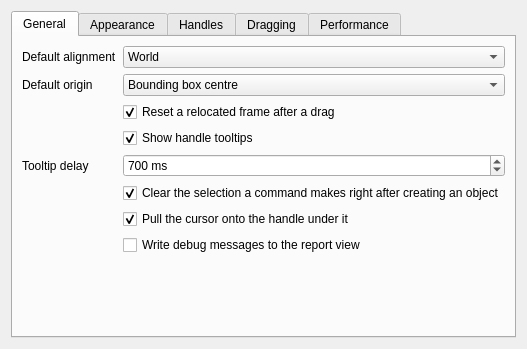
<?xml version="1.0" encoding="UTF-8"?>
<ui version="4.0">
 <class>AxelPreferences</class>
 <widget class="QWidget" name="AxelPreferences">
  <property name="windowTitle">
   <string>Axel</string>
  </property>
  <layout class="QVBoxLayout" name="rootLayout">
   <item>
    <widget class="QTabWidget" name="tabs">
     <property name="currentIndex">
      <number>0</number>
     </property>
     <widget class="QWidget" name="tabGeneral">
      <attribute name="title">
       <string>General</string>
      </attribute>
      <layout class="QFormLayout" name="generalLayout">
       <item row="0" column="0">
        <widget class="QLabel" name="labelAlignment">
         <property name="text">
          <string>Default alignment</string>
         </property>
        </widget>
       </item>
       <item row="0" column="1">
        <widget class="Gui::PrefComboBox" name="AlignmentDefault">
         <property name="toolTip">
          <string>Axes of the manipulator frame for a new selection</string>
         </property>
         <property name="prefEntry">
          <cstring>AlignmentDefault</cstring>
         </property>
         <property name="prefPath">
          <cstring>Mod/Axel</cstring>
         </property>
         <item>
          <property name="text">
           <string>World</string>
          </property>
         </item>
         <item>
          <property name="text">
           <string>Working plane</string>
          </property>
         </item>
         <item>
          <property name="text">
           <string>Object</string>
          </property>
         </item>
         <item>
          <property name="text">
           <string>View</string>
          </property>
         </item>
        </widget>
       </item>
       <item row="1" column="0">
        <widget class="QLabel" name="labelOrigin">
         <property name="text">
          <string>Default origin</string>
         </property>
        </widget>
       </item>
       <item row="1" column="1">
        <widget class="Gui::PrefComboBox" name="OriginDefault">
         <property name="prefEntry">
          <cstring>OriginDefault</cstring>
         </property>
         <property name="prefPath">
          <cstring>Mod/Axel</cstring>
         </property>
         <item>
          <property name="text">
           <string>Bounding box centre</string>
          </property>
         </item>
         <item>
          <property name="text">
           <string>Placement origin</string>
          </property>
         </item>
        </widget>
       </item>
       <item row="2" column="1">
        <widget class="Gui::PrefCheckBox" name="AutoReset">
         <property name="text">
          <string>Reset a relocated frame after a drag</string>
         </property>
         <property name="checked">
          <bool>true</bool>
         </property>
         <property name="prefEntry">
          <cstring>AutoReset</cstring>
         </property>
         <property name="prefPath">
          <cstring>Mod/Axel</cstring>
         </property>
        </widget>
       </item>
       <item row="3" column="1">
        <widget class="Gui::PrefCheckBox" name="ShowTooltips">
         <property name="text">
          <string>Show handle tooltips</string>
         </property>
         <property name="checked">
          <bool>true</bool>
         </property>
         <property name="prefEntry">
          <cstring>ShowTooltips</cstring>
         </property>
         <property name="prefPath">
          <cstring>Mod/Axel</cstring>
         </property>
        </widget>
       </item>
       <item row="4" column="0">
        <widget class="QLabel" name="labelTooltipDelay">
         <property name="text">
          <string>Tooltip delay</string>
         </property>
        </widget>
       </item>
       <item row="4" column="1">
        <widget class="Gui::PrefSpinBox" name="TooltipDelayMs">
         <property name="suffix">
          <string> ms</string>
         </property>
         <property name="maximum">
          <number>5000</number>
         </property>
         <property name="value">
          <number>700</number>
         </property>
         <property name="prefEntry">
          <cstring>TooltipDelayMs</cstring>
         </property>
         <property name="prefPath">
          <cstring>Mod/Axel</cstring>
         </property>
        </widget>
       </item>
       <item row="5" column="1">
        <widget class="Gui::PrefCheckBox" name="DeselectNewObjects">
         <property name="text">
          <string>Clear the selection a command makes right after creating an object</string>
         </property>
         <property name="toolTip">
          <string>Draft and some other workbenches select a new object as soon as it is created; with this option nothing stays selected and the manipulator does not appear until you select the object yourself.</string>
         </property>
         <property name="checked">
          <bool>true</bool>
         </property>
         <property name="prefEntry">
          <cstring>DeselectNewObjects</cstring>
         </property>
         <property name="prefPath">
          <cstring>Mod/Axel</cstring>
         </property>
        </widget>
       </item>
       <item row="6" column="1">
        <widget class="Gui::PrefCheckBox" name="SnapCursor">
         <property name="text">
          <string>Pull the cursor onto the handle under it</string>
         </property>
         <property name="toolTip">
          <string>While the cursor is over a handle it is gently moved to the centre of the handle, or to the nearest point of an arrow's axis or of an arc, so that a click lands on it.</string>
         </property>
         <property name="checked">
          <bool>true</bool>
         </property>
         <property name="prefEntry">
          <cstring>SnapCursor</cstring>
         </property>
         <property name="prefPath">
          <cstring>Mod/Axel</cstring>
         </property>
        </widget>
       </item>
       <item row="7" column="1">
        <widget class="Gui::PrefCheckBox" name="DebugLog">
         <property name="text">
          <string>Write debug messages to the report view</string>
         </property>
         <property name="prefEntry">
          <cstring>DebugLog</cstring>
         </property>
         <property name="prefPath">
          <cstring>Mod/Axel</cstring>
         </property>
        </widget>
       </item>
      </layout>
     </widget>
     <widget class="QWidget" name="tabView">
      <attribute name="title">
       <string>Appearance</string>
      </attribute>
      <layout class="QFormLayout" name="viewLayout">
       <item row="0" column="0">
        <widget class="QLabel" name="labelSize">
         <property name="text">
          <string>Manipulator size</string>
         </property>
        </widget>
       </item>
       <item row="0" column="1">
        <widget class="Gui::PrefSpinBox" name="SizePx">
         <property name="suffix">
          <string> px</string>
         </property>
         <property name="minimum">
          <number>40</number>
         </property>
         <property name="maximum">
          <number>300</number>
         </property>
         <property name="value">
          <number>80</number>
         </property>
         <property name="prefEntry">
          <cstring>SizePx</cstring>
         </property>
         <property name="prefPath">
          <cstring>Mod/Axel</cstring>
         </property>
        </widget>
       </item>
       <item row="1" column="0">
        <widget class="QLabel" name="labelShaft">
         <property name="text">
          <string>Line width</string>
         </property>
        </widget>
       </item>
       <item row="1" column="1">
        <widget class="Gui::PrefDoubleSpinBox" name="ShaftWidthPx">
         <property name="suffix">
          <string> px</string>
         </property>
         <property name="minimum">
          <double>1.000000000000000</double>
         </property>
         <property name="maximum">
          <double>8.000000000000000</double>
         </property>
         <property name="value">
          <double>1.500000000000000</double>
         </property>
         <property name="prefEntry">
          <cstring>ShaftWidthPx</cstring>
         </property>
         <property name="prefPath">
          <cstring>Mod/Axel</cstring>
         </property>
        </widget>
       </item>
       <item row="2" column="0">
        <widget class="QLabel" name="labelOriginPx">
         <property name="text">
          <string>Origin sphere</string>
         </property>
        </widget>
       </item>
       <item row="2" column="1">
        <widget class="Gui::PrefSpinBox" name="OriginPx">
         <property name="suffix">
          <string> px</string>
         </property>
         <property name="minimum">
          <number>4</number>
         </property>
         <property name="maximum">
          <number>24</number>
         </property>
         <property name="value">
          <number>6</number>
         </property>
         <property name="prefEntry">
          <cstring>OriginPx</cstring>
         </property>
         <property name="prefPath">
          <cstring>Mod/Axel</cstring>
         </property>
        </widget>
       </item>
       <item row="3" column="0">
        <widget class="QLabel" name="labelEditPoint">
         <property name="text">
          <string>Edit point marker</string>
         </property>
        </widget>
       </item>
       <item row="3" column="1">
        <widget class="Gui::PrefSpinBox" name="EditPointPx">
         <property name="suffix">
          <string> px</string>
         </property>
         <property name="minimum">
          <number>4</number>
         </property>
         <property name="maximum">
          <number>16</number>
         </property>
         <property name="value">
          <number>7</number>
         </property>
         <property name="prefEntry">
          <cstring>EditPointPx</cstring>
         </property>
         <property name="prefPath">
          <cstring>Mod/Axel</cstring>
         </property>
        </widget>
       </item>
       <item row="4" column="0">
        <widget class="QLabel" name="labelColorX">
         <property name="text">
          <string>X axis colour</string>
         </property>
        </widget>
       </item>
       <item row="4" column="1">
        <widget class="Gui::PrefColorButton" name="ColorX">
         <property name="color">
          <color>
           <red>230</red>
           <green>38</green>
           <blue>38</blue>
          </color>
         </property>
         <property name="prefEntry">
          <cstring>ColorX</cstring>
         </property>
         <property name="prefPath">
          <cstring>Mod/Axel</cstring>
         </property>
        </widget>
       </item>
       <item row="5" column="0">
        <widget class="QLabel" name="labelColorY">
         <property name="text">
          <string>Y axis colour</string>
         </property>
        </widget>
       </item>
       <item row="5" column="1">
        <widget class="Gui::PrefColorButton" name="ColorY">
         <property name="color">
          <color>
           <red>38</red>
           <green>178</green>
           <blue>38</blue>
          </color>
         </property>
         <property name="prefEntry">
          <cstring>ColorY</cstring>
         </property>
         <property name="prefPath">
          <cstring>Mod/Axel</cstring>
         </property>
        </widget>
       </item>
       <item row="6" column="0">
        <widget class="QLabel" name="labelColorZ">
         <property name="text">
          <string>Z axis colour</string>
         </property>
        </widget>
       </item>
       <item row="6" column="1">
        <widget class="Gui::PrefColorButton" name="ColorZ">
         <property name="color">
          <color>
           <red>38</red>
           <green>76</green>
           <blue>242</blue>
          </color>
         </property>
         <property name="prefEntry">
          <cstring>ColorZ</cstring>
         </property>
         <property name="prefPath">
          <cstring>Mod/Axel</cstring>
         </property>
        </widget>
       </item>
       <item row="7" column="0">
        <widget class="QLabel" name="labelColorHover">
         <property name="text">
          <string>Highlight colour</string>
         </property>
        </widget>
       </item>
       <item row="7" column="1">
        <widget class="Gui::PrefColorButton" name="ColorHover">
         <property name="color">
          <color>
           <red>0</red>
           <green>0</green>
           <blue>0</blue>
          </color>
         </property>
         <property name="prefEntry">
          <cstring>ColorHover</cstring>
         </property>
         <property name="prefPath">
          <cstring>Mod/Axel</cstring>
         </property>
        </widget>
       </item>
       <item row="8" column="0">
        <widget class="QLabel" name="labelColorDisabled">
         <property name="text">
          <string>Disabled colour</string>
         </property>
        </widget>
       </item>
       <item row="8" column="1">
        <widget class="Gui::PrefColorButton" name="ColorDisabled">
         <property name="color">
          <color>
           <red>140</red>
           <green>140</green>
           <blue>140</blue>
          </color>
         </property>
         <property name="prefEntry">
          <cstring>ColorDisabled</cstring>
         </property>
         <property name="prefPath">
          <cstring>Mod/Axel</cstring>
         </property>
        </widget>
       </item>
             <item row="9" column="0">
        <widget class="QLabel" name="labelTransparency">
         <property name="text">
          <string>Transparency</string>
         </property>
        </widget>
       </item>
       <item row="9" column="1">
        <widget class="Gui::PrefSpinBox" name="TransparencyPercent">
         <property name="suffix">
          <string> %</string>
         </property>
         <property name="minimum">
          <number>0</number>
         </property>
         <property name="maximum">
          <number>90</number>
         </property>
         <property name="value">
          <number>30</number>
         </property>
         <property name="prefEntry">
          <cstring>TransparencyPercent</cstring>
         </property>
         <property name="prefPath">
          <cstring>Mod/Axel</cstring>
         </property>
        </widget>
       </item>
</layout>
     </widget>
     <widget class="QWidget" name="tabHandles">
      <attribute name="title">
       <string>Handles</string>
      </attribute>
      <layout class="QVBoxLayout" name="handlesLayout">
       <item>
        <widget class="Gui::PrefCheckBox" name="ShowMove">
         <property name="text">
          <string>Move arrows</string>
         </property>
         <property name="checked">
          <bool>true</bool>
         </property>
         <property name="prefEntry">
          <cstring>ShowMove</cstring>
         </property>
         <property name="prefPath">
          <cstring>Mod/Axel</cstring>
         </property>
        </widget>
       </item>
       <item>
        <widget class="Gui::PrefCheckBox" name="ShowMove2D">
         <property name="text">
          <string>Plane handles</string>
         </property>
         <property name="checked">
          <bool>true</bool>
         </property>
         <property name="prefEntry">
          <cstring>ShowMove2D</cstring>
         </property>
         <property name="prefPath">
          <cstring>Mod/Axel</cstring>
         </property>
        </widget>
       </item>
       <item>
        <widget class="Gui::PrefCheckBox" name="ShowRotate">
         <property name="text">
          <string>Rotation arcs</string>
         </property>
         <property name="checked">
          <bool>true</bool>
         </property>
         <property name="prefEntry">
          <cstring>ShowRotate</cstring>
         </property>
         <property name="prefPath">
          <cstring>Mod/Axel</cstring>
         </property>
        </widget>
       </item>
       <item>
        <widget class="Gui::PrefCheckBox" name="ShowScale">
         <property name="text">
          <string>Scale handles</string>
         </property>
         <property name="checked">
          <bool>true</bool>
         </property>
         <property name="prefEntry">
          <cstring>ShowScale</cstring>
         </property>
         <property name="prefPath">
          <cstring>Mod/Axel</cstring>
         </property>
        </widget>
       </item>
       <item>
        <widget class="Gui::PrefCheckBox" name="ShowExtrude">
         <property name="text">
          <string>Extrude dots</string>
         </property>
         <property name="checked">
          <bool>true</bool>
         </property>
         <property name="prefEntry">
          <cstring>ShowExtrude</cstring>
         </property>
         <property name="prefPath">
          <cstring>Mod/Axel</cstring>
         </property>
        </widget>
       </item>
       <item>
        <spacer name="handlesSpacer">
         <property name="orientation">
          <enum>Qt::Vertical</enum>
         </property>
         <property name="sizeHint" stdset="0">
          <size>
           <width>20</width>
           <height>40</height>
          </size>
         </property>
        </spacer>
       </item>
      </layout>
     </widget>
     <widget class="QWidget" name="tabDrag">
      <attribute name="title">
       <string>Dragging</string>
      </attribute>
      <layout class="QFormLayout" name="dragLayout">
       <item row="0" column="1">
        <widget class="Gui::PrefCheckBox" name="StepEnabled">
         <property name="text">
          <string>Step enabled</string>
         </property>
         <property name="toolTip">
          <string>Ctrl temporarily inverts the step while dragging</string>
         </property>
         <property name="prefEntry">
          <cstring>StepEnabled</cstring>
         </property>
         <property name="prefPath">
          <cstring>Mod/Axel</cstring>
         </property>
        </widget>
       </item>
       <item row="1" column="0">
        <widget class="QLabel" name="labelMoveStep">
         <property name="text">
          <string>Move step</string>
         </property>
        </widget>
       </item>
       <item row="1" column="1">
        <widget class="Gui::PrefDoubleSpinBox" name="MoveStep">
         <property name="suffix">
          <string> mm</string>
         </property>
         <property name="minimum">
          <double>0.010000000000000</double>
         </property>
         <property name="maximum">
          <double>100000.000000000000000</double>
         </property>
         <property name="value">
          <double>10.000000000000000</double>
         </property>
         <property name="prefEntry">
          <cstring>MoveStep</cstring>
         </property>
         <property name="prefPath">
          <cstring>Mod/Axel</cstring>
         </property>
        </widget>
       </item>
       <item row="2" column="0">
        <widget class="QLabel" name="labelAngleStep">
         <property name="text">
          <string>Angle step</string>
         </property>
        </widget>
       </item>
       <item row="2" column="1">
        <widget class="Gui::PrefDoubleSpinBox" name="AngleStep">
         <property name="suffix">
          <string>°</string>
         </property>
         <property name="minimum">
          <double>0.010000000000000</double>
         </property>
         <property name="maximum">
          <double>180.000000000000000</double>
         </property>
         <property name="value">
          <double>15.000000000000000</double>
         </property>
         <property name="prefEntry">
          <cstring>AngleStep</cstring>
         </property>
         <property name="prefPath">
          <cstring>Mod/Axel</cstring>
         </property>
        </widget>
       </item>
       <item row="3" column="0">
        <widget class="QLabel" name="labelScaleStep">
         <property name="text">
          <string>Scale step</string>
         </property>
        </widget>
       </item>
       <item row="3" column="1">
        <widget class="Gui::PrefDoubleSpinBox" name="ScaleStep">
         <property name="minimum">
          <double>0.001000000000000</double>
         </property>
         <property name="maximum">
          <double>10.000000000000000</double>
         </property>
         <property name="singleStep">
          <double>0.100000000000000</double>
         </property>
         <property name="value">
          <double>0.100000000000000</double>
         </property>
         <property name="prefEntry">
          <cstring>ScaleStep</cstring>
         </property>
         <property name="prefPath">
          <cstring>Mod/Axel</cstring>
         </property>
        </widget>
       </item>
       <item row="4" column="0">
        <widget class="QLabel" name="labelStrength">
         <property name="text">
          <string>Drag strength</string>
         </property>
        </widget>
       </item>
       <item row="4" column="1">
        <widget class="Gui::PrefSpinBox" name="DragStrength">
         <property name="suffix">
          <string> %</string>
         </property>
         <property name="minimum">
          <number>1</number>
         </property>
         <property name="maximum">
          <number>100</number>
         </property>
         <property name="value">
          <number>100</number>
         </property>
         <property name="prefEntry">
          <cstring>DragStrength</cstring>
         </property>
         <property name="prefPath">
          <cstring>Mod/Axel</cstring>
         </property>
        </widget>
       </item>
       <item row="5" column="0">
        <widget class="QLabel" name="labelDegenerate">
         <property name="text">
          <string>Degenerate angle</string>
         </property>
        </widget>
       </item>
       <item row="5" column="1">
        <widget class="Gui::PrefDoubleSpinBox" name="DegenerateAngleDeg">
         <property name="suffix">
          <string>°</string>
         </property>
         <property name="minimum">
          <double>1.000000000000000</double>
         </property>
         <property name="maximum">
          <double>30.000000000000000</double>
         </property>
         <property name="value">
          <double>8.000000000000000</double>
         </property>
         <property name="prefEntry">
          <cstring>DegenerateAngleDeg</cstring>
         </property>
         <property name="prefPath">
          <cstring>Mod/Axel</cstring>
         </property>
        </widget>
       </item>
       <item row="6" column="0">
        <widget class="QLabel" name="labelPickRadius">
         <property name="text">
          <string>Pick radius</string>
         </property>
        </widget>
       </item>
       <item row="6" column="1">
        <widget class="Gui::PrefSpinBox" name="PickRadiusPx">
         <property name="suffix">
          <string> px</string>
         </property>
         <property name="minimum">
          <number>2</number>
         </property>
         <property name="maximum">
          <number>20</number>
         </property>
         <property name="value">
          <number>6</number>
         </property>
         <property name="prefEntry">
          <cstring>PickRadiusPx</cstring>
         </property>
         <property name="prefPath">
          <cstring>Mod/Axel</cstring>
         </property>
        </widget>
       </item>
       <item row="7" column="0">
        <widget class="QLabel" name="labelSliderStep">
         <property name="text">
          <string>Slider step</string>
         </property>
        </widget>
       </item>
       <item row="7" column="1">
        <widget class="Gui::PrefSpinBox" name="SliderStepPx">
         <property name="suffix">
          <string> px</string>
         </property>
         <property name="minimum">
          <number>5</number>
         </property>
         <property name="maximum">
          <number>100</number>
         </property>
         <property name="value">
          <number>20</number>
         </property>
         <property name="prefEntry">
          <cstring>SliderStepPx</cstring>
         </property>
         <property name="prefPath">
          <cstring>Mod/Axel</cstring>
         </property>
        </widget>
       </item>
       <item row="8" column="1">
        <widget class="Gui::PrefCheckBox" name="AllowMirror">
         <property name="text">
          <string>Allow mirroring by negative scale</string>
         </property>
         <property name="prefEntry">
          <cstring>AllowMirror</cstring>
         </property>
         <property name="prefPath">
          <cstring>Mod/Axel</cstring>
         </property>
        </widget>
       </item>
       <item row="9" column="0">
        <widget class="QLabel" name="labelModStep">
         <property name="text">
          <string>Step modifier</string>
         </property>
        </widget>
       </item>
       <item row="9" column="1">
        <widget class="Gui::PrefComboBox" name="ModStep">
         <property name="prefEntry">
          <cstring>ModStep</cstring>
         </property>
         <property name="prefPath">
          <cstring>Mod/Axel</cstring>
         </property>
         <item>
          <property name="text">
           <string>Ctrl</string>
          </property>
         </item>
         <item>
          <property name="text">
           <string>Shift</string>
          </property>
         </item>
         <item>
          <property name="text">
           <string>Meta</string>
          </property>
         </item>
        </widget>
       </item>
      </layout>
     </widget>
     <widget class="QWidget" name="tabPerformance">
      <attribute name="title">
       <string>Performance</string>
      </attribute>
      <layout class="QFormLayout" name="perfLayout">
       <item row="0" column="0">
        <widget class="QLabel" name="labelRecompute">
         <property name="text">
          <string>Recompute while dragging</string>
         </property>
        </widget>
       </item>
       <item row="0" column="1">
        <widget class="Gui::PrefComboBox" name="RecomputeDuringDrag">
         <property name="toolTip">
          <string>Never changes properties only; dependent objects follow on release</string>
         </property>
         <property name="prefEntry">
          <cstring>RecomputeDuringDrag</cstring>
         </property>
         <property name="prefPath">
          <cstring>Mod/Axel</cstring>
         </property>
         <item>
          <property name="text">
           <string>Never</string>
          </property>
         </item>
         <item>
          <property name="text">
           <string>Throttled</string>
          </property>
         </item>
         <item>
          <property name="text">
           <string>Always</string>
          </property>
         </item>
        </widget>
       </item>
       <item row="1" column="0">
        <widget class="QLabel" name="labelThrottle">
         <property name="text">
          <string>Recompute interval</string>
         </property>
        </widget>
       </item>
       <item row="1" column="1">
        <widget class="Gui::PrefSpinBox" name="RecomputeThrottleMs">
         <property name="suffix">
          <string> ms</string>
         </property>
         <property name="minimum">
          <number>16</number>
         </property>
         <property name="maximum">
          <number>1000</number>
         </property>
         <property name="value">
          <number>100</number>
         </property>
         <property name="prefEntry">
          <cstring>RecomputeThrottleMs</cstring>
         </property>
         <property name="prefPath">
          <cstring>Mod/Axel</cstring>
         </property>
        </widget>
       </item>
       <item row="2" column="0">
        <widget class="QLabel" name="labelProxy">
         <property name="text">
          <string>Wireframe preview above</string>
         </property>
        </widget>
       </item>
       <item row="2" column="1">
        <widget class="Gui::PrefSpinBox" name="ProxyPreviewThreshold">
         <property name="suffix">
          <string> objects</string>
         </property>
         <property name="minimum">
          <number>1</number>
         </property>
         <property name="maximum">
          <number>10000</number>
         </property>
         <property name="value">
          <number>50</number>
         </property>
         <property name="prefEntry">
          <cstring>ProxyPreviewThreshold</cstring>
         </property>
         <property name="prefPath">
          <cstring>Mod/Axel</cstring>
         </property>
        </widget>
       </item>
      </layout>
     </widget>
    </widget>
   </item>
  </layout>
 </widget>
 <customwidgets>
  <customwidget>
   <class>Gui::PrefCheckBox</class>
   <extends>QCheckBox</extends>
   <header>Gui/PrefWidgets.h</header>
  </customwidget>
  <customwidget>
   <class>Gui::PrefSpinBox</class>
   <extends>QSpinBox</extends>
   <header>Gui/PrefWidgets.h</header>
  </customwidget>
  <customwidget>
   <class>Gui::PrefDoubleSpinBox</class>
   <extends>QDoubleSpinBox</extends>
   <header>Gui/PrefWidgets.h</header>
  </customwidget>
  <customwidget>
   <class>Gui::PrefComboBox</class>
   <extends>QComboBox</extends>
   <header>Gui/PrefWidgets.h</header>
  </customwidget>
  <customwidget>
   <class>Gui::PrefColorButton</class>
   <extends>QPushButton</extends>
   <header>Gui/PrefWidgets.h</header>
  </customwidget>
 </customwidgets>
 <resources/>
 <connections/>
</ui>
